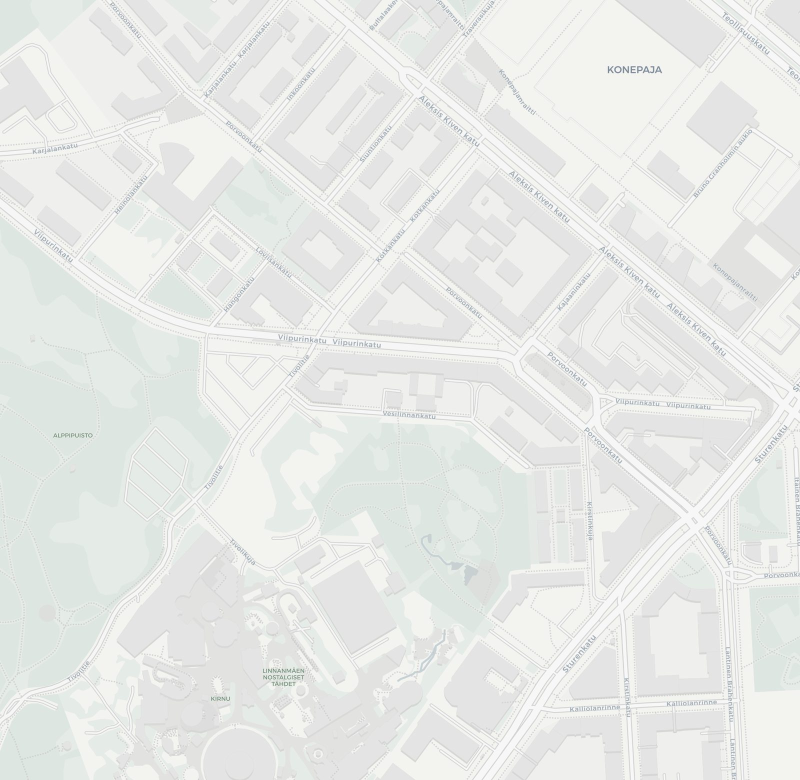
#> input picture assets/_f.img, 1600 x 1560 px (shown at 1/2 size)
$ python flow_maps.py
#> lines starting #> are read from the running program, lines starting #| are printed output that depends on the picture
#!/usr/bin/env python3
"""Offline basemaps for the Flow planner: Suvilahti, dark + light + satellite."""
import json, math, pathlib, time, urllib.request
from PIL import Image, ImageEnhance

ROOT = pathlib.Path(__file__).resolve().parent.parent
A = ROOT / "assets"
S, W, N, E = 60.18420, 24.96620, 60.18950, 24.97620      # Suvilahti festival area
Z, PX = 17, 512
UA = {"User-Agent": "FlowFestivalPlanner/1.0 (personal offline festival map)",
      "Referer": "https://www.openstreetmap.org/"}

lon2x = lambda lon, z: (lon + 180) / 360 * (1 << z)
def lat2y(lat, z):
    r = math.radians(lat)
    return (1 - math.log(math.tan(r) + 1/math.cos(r)) / math.pi) / 2 * (1 << z)

def fetch(u, tries=4):
    for i in range(tries):
        try:
            with urllib.request.urlopen(urllib.request.Request(u, headers=UA), timeout=30) as r:
                return r.read()
        except Exception:
            if i == tries - 1: raise
            time.sleep(1.5 * (i + 1))

def build(url_fn, out, px, tone=None):
#> called with px = 512, tone = (1.85, 1.22)
    x0, x1 = int(lon2x(W, Z)), int(lon2x(E, Z))
    y0, y1 = int(lat2y(N, Z)), int(lat2y(S, Z))
    cols, rows = x1 - x0 + 1, y1 - y0 + 1
    canvas = Image.new("RGB", (cols * px, rows * px))
#> canvas: PIL image 2560x2560 RGB; every value is 0
    n = 0
    for cx in range(x0, x1 + 1):
        for cy in range(y0, y1 + 1):
            tmp = A / "_f.img"; tmp.write_bytes(fetch(url_fn(cx, cy, n)))
            canvas.paste(Image.open(tmp).convert("RGB"), ((cx-x0)*px, (cy-y0)*px)); tmp.unlink()
#> after `canvas.paste(Image.open(tmp).convert('RGB'), ((cx - x0) * px, (cy - y0`:
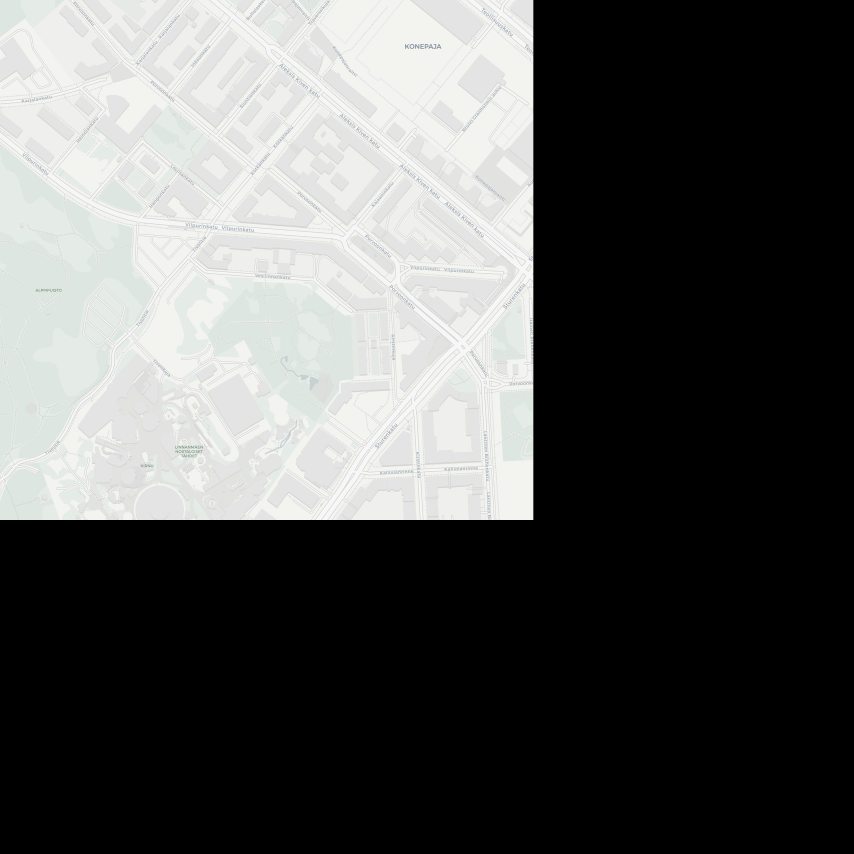
#> canvas: PIL image 2560x2560 RGB (shown at 1/3 size); mean R, G, B 88.4, 89.1, 88.1
            n += 1; time.sleep(0.05)
    canvas = canvas.crop((int(round((lon2x(W,Z)-x0)*px)), int(round((lat2y(N,Z)-y0)*px)),
                          int(round((lon2x(E,Z)-x0)*px)), int(round((lat2y(S,Z)-y0)*px))))
    if tone:
        canvas = ImageEnhance.Brightness(canvas).enhance(tone[0])
        canvas = ImageEnhance.Contrast(canvas).enhance(tone[1])
    wpx = 1500
    canvas = canvas.resize((wpx, round(canvas.height * wpx / canvas.width)), Image.LANCZOS)
    canvas.save(out, "JPEG", quality=80, optimize=True, progressive=True)
    print(f"  {out.name}  {canvas.size}  {out.stat().st_size//1024} KB")
    return canvas.size

subs = "abcd"
carto = lambda style: (lambda cx, cy, n: f"https://{subs[n%4]}.basemaps.cartocdn.com/{style}/{Z}/{cx}/{cy}@2x.png")
esri = lambda cx, cy, n: (f"https://server.arcgisonline.com/ArcGIS/rest/services/"
                          f"World_Imagery/MapServer/tile/{Z}/{cy}/{cx}")

print("Suvilahti basemaps:")
#> (the run stopped early here; a loop or call above may not have finished)

$ run again, on assets/_f.img
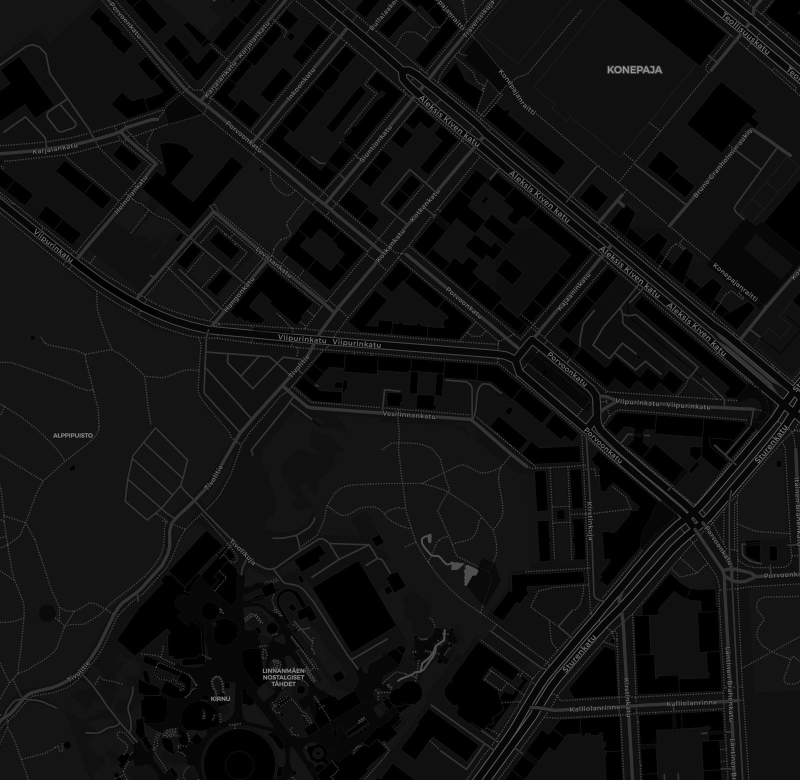
#> input picture assets/_f.img, 1600 x 1560 px (shown at 1/2 size)
#> in build, `canvas.paste(Image.open(tmp).convert('RGB'), ((cx - x0) * px, (cy - y0`:
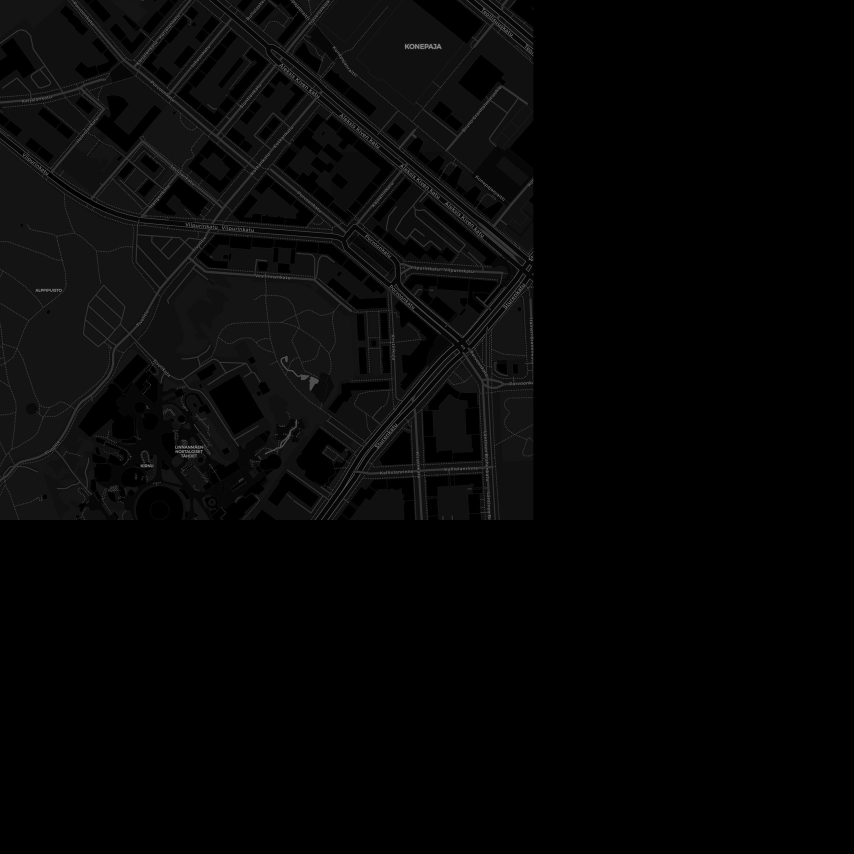
#> canvas: PIL image 2560x2560 RGB (shown at 1/3 size); min 0, max 180, mean 6.5

$ run again, on assets/_f.img
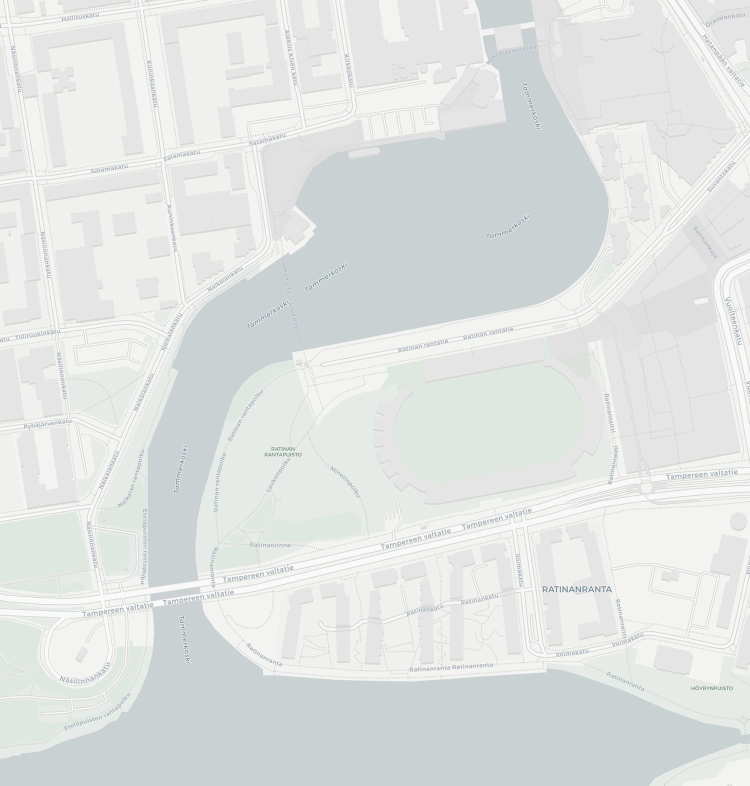
#> input picture assets/_f.img, 1500 x 1571 px (shown at 1/2 size)
#> in build, `canvas.paste(Image.open(tmp).convert('RGB'), ((cx - x0) * px, (cy - y0`:
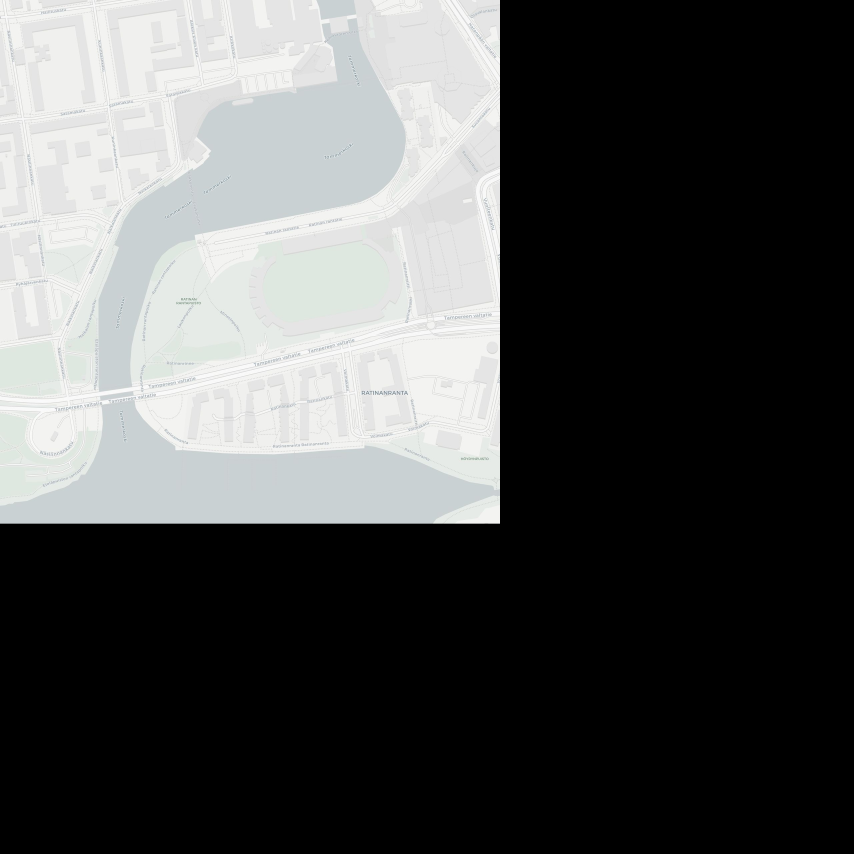
#> canvas: PIL image 2560x2560 RGB (shown at 1/3 size); mean R, G, B 80.6, 81.8, 81.4
